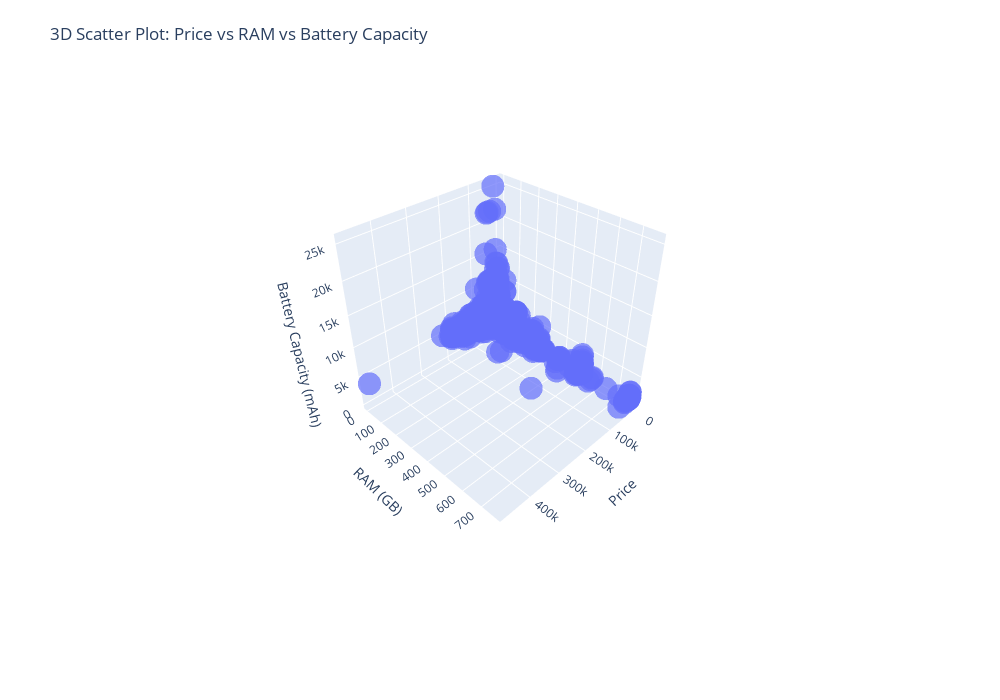

Here is the notebook cell this chart was saved with:
### Markdown cell above
### ◉ 3D Scatter Plot

This 3D scatter plot visualizes how price, RAM, and battery capacity vary together across smartphones. It highlights how different models are positioned across budget, mid-range, and premium segments based on their technical features.

### Code cell
# 3D ●Scatter Plot (Price vs RAM vs Battery)

fig = px.scatter_3d(
    df,
    x='price',
    y='ram_clean',
    z='battery_clean',
    opacity=0.7,
    title='3D Scatter Plot: Price vs RAM vs Battery Capacity'
)

fig.update_layout(
    width=1000,
    height=700,
    margin=dict(l=60, r=60, t=80, b=120),
    scene=dict(
        xaxis=dict(title='Price'),
        yaxis=dict(title='RAM (GB)'),
        zaxis=dict(title='Battery Capacity (mAh)')
    )
)

fig.show()

### Figure 1 — Plotly figure (JSON) as saved in the notebook; plotly's stock layout.template omitted (floating-point values rounded to 4 significant figures; data arrays with more than 128 entries replaced by an {"elided": "..."} marker saying what was removed)
{"data": [{"hovertemplate": "price=%{x}<br>ram_clean=%{y}<br>battery_clean=%{z}<extra></extra>", "legendgroup": "", "marker": {"color": "#636efa", "opacity": 0.7, "symbol": "circle"}, "mode": "markers", "name": "", "scene": "scene", "showlegend": false, "type": "scatter3d", "x": {"elided": "11491 int values"}, "y": {"elided": "11491 int values"}, "z": {"elided": "11491 int values"}}], "layout": {"height": 700, "legend": {"tracegroupgap": 0}, "margin": {"b": 120, "l": 60, "r": 60, "t": 80}, "scene": {"aspectmode": "auto", "aspectratio": {"x": 1, "y": 1, "z": 1}, "camera": {"center": {"x": 0, "y": 0, "z": 0}, "eye": {"x": 1.649, "y": 1.649, "z": 1.649}, "projection": {"type": "perspective"}, "up": {"x": 0, "y": 0, "z": 1}}, "domain": {"x": [0, 1], "y": [0, 1]}, "xaxis": {"title": {"text": "Price"}, "type": "linear"}, "yaxis": {"title": {"text": "RAM (GB)"}, "type": "linear"}, "zaxis": {"title": {"text": "Battery Capacity (mAh)"}, "type": "linear"}}, "title": {"text": "3D Scatter Plot: Price vs RAM vs Battery Capacity"}, "width": 1000}}
